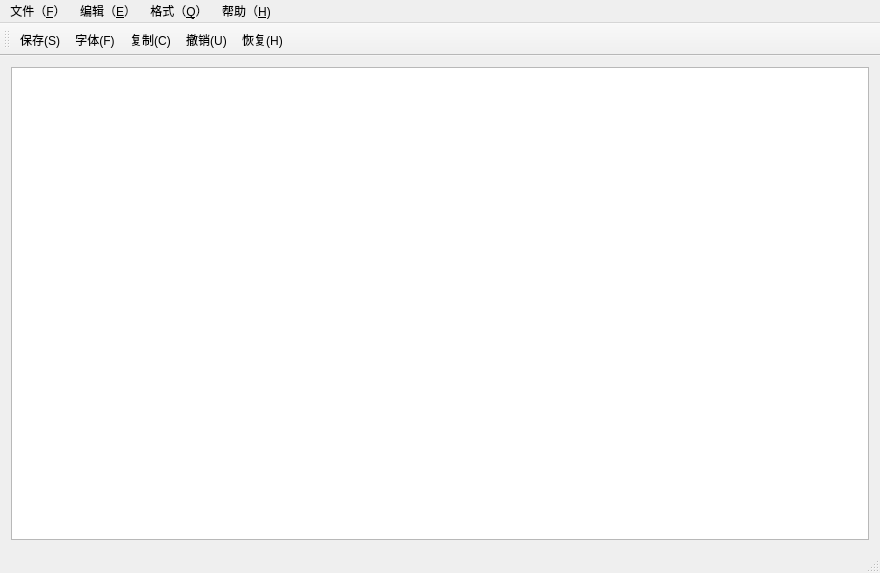
<?xml version="1.0" encoding="UTF-8"?>
<ui version="4.0">
 <class>DairyMainWindow</class>
 <widget class="QMainWindow" name="DairyMainWindow">
  <property name="geometry">
   <rect>
    <x>0</x>
    <y>0</y>
    <width>880</width>
    <height>573</height>
   </rect>
  </property>
  <property name="windowTitle">
   <string>MainWindow</string>
  </property>
  <widget class="QWidget" name="centralWidget">
   <layout class="QHBoxLayout" name="horizontalLayout">
    <item>
     <widget class="QTextEdit" name="textEdit">
      <property name="styleSheet">
       <string notr="true">background-image: url(:/new/icon/icon/1440x900_04.jpg);</string>
      </property>
      <property name="html">
       <string>&lt;!DOCTYPE HTML PUBLIC &quot;-//W3C//DTD HTML 4.0//EN&quot; &quot;http://www.w3.org/TR/REC-html40/strict.dtd&quot;&gt;
&lt;html&gt;&lt;head&gt;&lt;meta name=&quot;qrichtext&quot; content=&quot;1&quot; /&gt;&lt;style type=&quot;text/css&quot;&gt;
p, li { white-space: pre-wrap; }
&lt;/style&gt;&lt;/head&gt;&lt;body style=&quot; font-family:'SimSun'; font-size:9pt; font-weight:400; font-style:normal;&quot;&gt;
&lt;p style=&quot;-qt-paragraph-type:empty; margin-top:0px; margin-bottom:0px; margin-left:0px; margin-right:0px; -qt-block-indent:0; text-indent:0px; font-family:'宋体';&quot;&gt;&lt;br /&gt;&lt;/p&gt;&lt;/body&gt;&lt;/html&gt;</string>
      </property>
     </widget>
    </item>
   </layout>
  </widget>
  <widget class="QMenuBar" name="menuBar">
   <property name="geometry">
    <rect>
     <x>0</x>
     <y>0</y>
     <width>880</width>
     <height>23</height>
    </rect>
   </property>
   <widget class="QMenu" name="menu_F">
    <property name="title">
     <string>文件（&amp;F）</string>
    </property>
    <addaction name="action_N"/>
    <addaction name="action_O"/>
    <addaction name="action_S_2"/>
    <addaction name="action_A"/>
    <addaction name="separator"/>
    <addaction name="action_U"/>
    <addaction name="action_P"/>
    <addaction name="separator"/>
    <addaction name="action_X"/>
   </widget>
   <widget class="QMenu" name="menu_F_2">
    <property name="title">
     <string>编辑（&amp;E）</string>
    </property>
    <addaction name="action_U_2"/>
    <addaction name="action_H"/>
    <addaction name="action_T"/>
    <addaction name="action_C"/>
    <addaction name="action_P_2"/>
    <addaction name="separator"/>
    <addaction name="action_D"/>
   </widget>
   <widget class="QMenu" name="menu_Q">
    <property name="title">
     <string>格式（&amp;Q）</string>
    </property>
    <addaction name="action_F"/>
    <addaction name="action_C_2"/>
   </widget>
   <widget class="QMenu" name="menu_H">
    <property name="title">
     <string>帮助（&amp;H)</string>
    </property>
    <addaction name="action_Qt_A"/>
    <addaction name="action_AW"/>
    <addaction name="action_AS"/>
   </widget>
   <addaction name="menu_F"/>
   <addaction name="menu_F_2"/>
   <addaction name="menu_Q"/>
   <addaction name="menu_H"/>
  </widget>
  <widget class="QToolBar" name="mainToolBar">
   <attribute name="toolBarArea">
    <enum>TopToolBarArea</enum>
   </attribute>
   <attribute name="toolBarBreak">
    <bool>false</bool>
   </attribute>
   <addaction name="action_S_2"/>
   <addaction name="action_F"/>
   <addaction name="action_C"/>
   <addaction name="action_U_2"/>
   <addaction name="action_H"/>
  </widget>
  <widget class="QStatusBar" name="statusBar"/>
  <action name="action_N">
   <property name="text">
    <string>新建（&amp;N）</string>
   </property>
  </action>
  <action name="action_O">
   <property name="text">
    <string>打开（&amp;O）</string>
   </property>
  </action>
  <action name="action_A">
   <property name="text">
    <string>另存为(&amp;A)</string>
   </property>
  </action>
  <action name="action_U">
   <property name="text">
    <string>页面设置(&amp;U)</string>
   </property>
  </action>
  <action name="action_P">
   <property name="text">
    <string>打印(&amp;P)</string>
   </property>
  </action>
  <action name="action_X">
   <property name="text">
    <string>退出(&amp;X)</string>
   </property>
  </action>
  <action name="action_S_2">
   <property name="icon">
    <iconset resource="res.qrc">
     <normaloff>:/new/icon/icon/6.png</normaloff>:/new/icon/icon/6.png</iconset>
   </property>
   <property name="text">
    <string>保存(&amp;S)</string>
   </property>
  </action>
  <action name="action_U_2">
   <property name="icon">
    <iconset resource="res.qrc">
     <normaloff>:/new/icon/icon/左箭头.png</normaloff>:/new/icon/icon/左箭头.png</iconset>
   </property>
   <property name="text">
    <string>撤销(&amp;U)</string>
   </property>
  </action>
  <action name="action_T">
   <property name="text">
    <string>剪切(&amp;T)</string>
   </property>
  </action>
  <action name="action_C">
   <property name="icon">
    <iconset resource="res.qrc">
     <normaloff>:/new/icon/icon/201306241707512168.png</normaloff>:/new/icon/icon/201306241707512168.png</iconset>
   </property>
   <property name="text">
    <string>复制(&amp;C)</string>
   </property>
  </action>
  <action name="action_P_2">
   <property name="text">
    <string>粘贴(&amp;P)</string>
   </property>
  </action>
  <action name="action_D">
   <property name="text">
    <string>日期(&amp;D)</string>
   </property>
  </action>
  <action name="action_F">
   <property name="icon">
    <iconset resource="res.qrc">
     <normaloff>:/new/icon/icon/Text.png</normaloff>:/new/icon/icon/Text.png</iconset>
   </property>
   <property name="text">
    <string>字体(&amp;F)</string>
   </property>
  </action>
  <action name="action_C_2">
   <property name="text">
    <string>字体颜色(&amp;C)</string>
   </property>
  </action>
  <action name="action_H">
   <property name="icon">
    <iconset resource="res.qrc">
     <normaloff>:/new/icon/icon/右箭头.png</normaloff>:/new/icon/icon/右箭头.png</iconset>
   </property>
   <property name="text">
    <string>恢复(&amp;H)</string>
   </property>
  </action>
  <action name="action_Qt_A">
   <property name="text">
    <string>关于Qt（&amp;A）</string>
   </property>
  </action>
  <action name="action_AW">
   <property name="text">
    <string>关于官网(&amp;AW)</string>
   </property>
  </action>
  <action name="action_AS">
   <property name="text">
    <string>关于软件(&amp;AS)</string>
   </property>
  </action>
 </widget>
 <layoutdefault spacing="6" margin="11"/>
 <resources>
  <include location="res.qrc"/>
 </resources>
 <connections/>
</ui>
